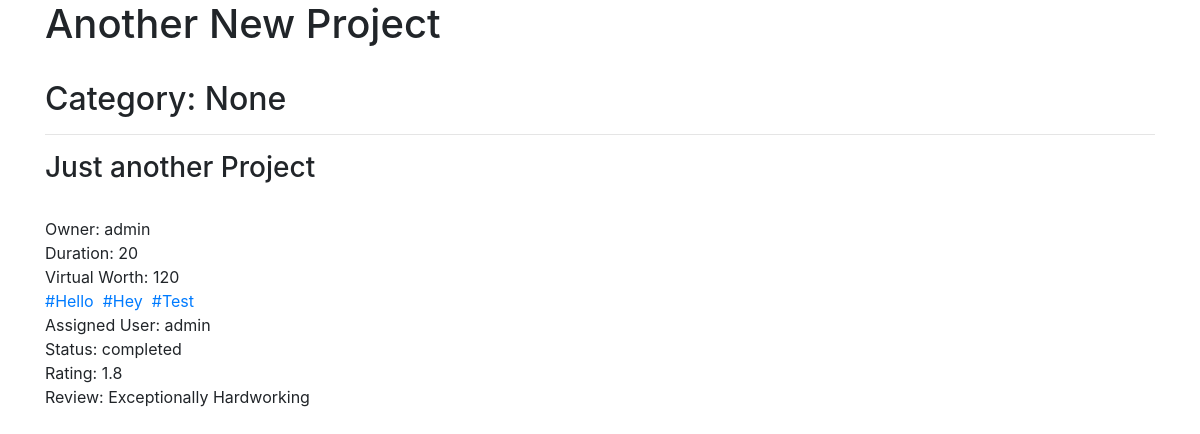
The page /view_project/20 (signed in) on the database its author committed.
### backend/models.py (models this page shows, shortened)
class Project(models.Model):
    category = models.CharField(max_length=30, blank=True, null=True)
    status = models.CharField(max_length=100, blank=True)
    title = models.CharField(max_length=200,blank=True)
    description = models.TextField(max_length=400,blank=True)
    owner = models.ForeignKey(UserAttribs, on_delete = models.CASCADE, related_name="owner")
    duration = models.IntegerField(blank=True, null=True)
    assigned_user = models.ForeignKey(UserAttribs, on_delete = models.CASCADE, related_name="assigned_user", null=True, blank=True)
    stipend = models.IntegerField(blank=True, null=True)
    applied_users = models.ManyToManyField(UserAttribs,  null=True, blank=True)
    tags_requirement = TaggableManager()
    project_questions = models.OneToOneField(Project_Question,on_delete=models.CASCADE,null=True, blank=True)
    project_rating = models.FloatField(blank=True, default=0)
    review = models.TextField(blank=True)

class UserAttribs(models.Model):
    user = models.OneToOneField(User, on_delete = models.CASCADE)
    worth = models.IntegerField(blank=True, null=True, default='0')
    job_title = models.CharField(max_length=100, blank=True)
    skills = models.CharField(max_length=1000,blank=True)
    phone_number = models.CharField(max_length=12, blank=True)
    mobile_number = models.CharField(max_length=12,blank=True)
    full_name = models.CharField(max_length=30, blank=True)
    address = models.CharField(max_length=100, blank=True)
    website = models.URLField(max_length=100, blank=True)
    github = models.CharField(max_length=200, blank=True)
    twitter = models.CharField(max_length=200, blank=True)
    instagram = models.CharField(max_length=200, blank=True)
    facebook = models.CharField(max_length=200, blank=True)
    user_image = models.ImageField(upload_to="images" ,blank=True)
    assigned_project = models.ManyToManyField('Project', blank=True, null=True)
    def __str__(self):
        return self.user.username

### backend/views.py (the view)
# urls.py: path('view_project/<int:proj_id>',views.view_project, name='view_project'),
def view_project(request, proj_id):
    proj_obj = Project.objects.get(id = proj_id)
    return render(request, 'My Projects/project_info.html', {'project': proj_obj, "curr_user": UserAttribs.objects.get(user=request.user)})

### templates/My Projects/project_info.html
{% extends "My Projects/project_info_parent.html" %}
{% load custom_tags %}
{% block content %}
{% if not project.assigned_user %}
<form action="{% url 'dashboard' %}" method="post">
    {% csrf_token %}
    <input
    style = "display: none;"
    type="text"
    placeholder="Enter title"
    name="project_title"
    value="{{project.id}}"
  />
       {% check_user project.id project.applied_users.all curr_user as flag %}
       {% if flag == "found" %}
       <a class="btn btn-outline-success my-2 my-sm-0" href="{% url 'dashboard' %}">Back</a>
       <input type="submit" value="Applied" disabled>
       {% elif flag == 'owner' %}
       <a class="btn btn-outline-success my-2 my-sm-0" href="{% url 'dashboard' %}">Back</a>
       <input type="submit" value="Owned By You" disabled>
       {% else %}
       <a class="btn btn-outline-primary my-2 my-sm-0" href="{% url 'dashboard' %}">Back</a>
       <input type="submit" value="Apply" >
       {% endif %}
  </form>
  {% else %}
  Assigned User: {{project.assigned_user}}
  <br>
Status: {{project.status}}
<br>
{% ifequal project.status 'completed' %}
  Rating: {{project.project_rating}}
  <br>
  Review: {{project.review}}
  {% endifequal %}
{% endif %}
{% endblock %}

### templates/My Projects/project_info_parent.html (shortened to what this page needs)
<!DOCTYPE html>
{% load custom_tags %}
<html lang="en">
<head>
    <link
    rel="stylesheet"
    href="https://stackpath.bootstrapcdn.com/bootstrap/4.5.2/css/bootstrap.min.css"
  />
</head>
<body>
    <div class="container">
        <h1>{{project.title}}</h1>
        <br>
        <h2>Category: {{project.category|title}}</h2>
        <hr>
        <h3>{{project.description}}</h3>
        <br>
        <span>Owner: {{project.owner}}</span>
        <br>
        <span>Duration: {{project.duration}}</span>
        <br>
        <span>Virtual Worth: {{project.stipend}}</span>
        <br>
        {% for tag in project.tags_requirement.all %}
          <a href="">#{{tag}}&nbsp;</a>
          {% endfor %}
          <br>
          {% block content %}
          {% endblock %}
    </div>
</body>
</html>

### rows shown on the page
Project: title "Another New Project", category "None", description "Just another Project", owner "admin", duration "20", stipend "120", assigned_user "admin", status "completed", project_rating "1.8", review "Exceptionally Hardworking"
Tag: name "Hello"
Tag: name "Hey"
Tag: name "Test"
